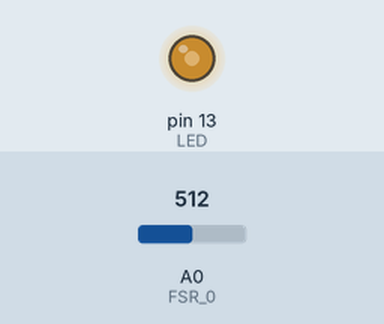
A sketch run on a simulated Arduino Uno, built with avr-gcc and run on an emulated ATmega328P. Parts: output pins drawn as LEDs (lit = HIGH). The inputs (shaded band) are chosen by the test bench; at power-on: A0 (FSR_0) = 512. What the sketch prints to the serial monitor is not drawn.

Above: at 0.82 s.
1.3 s: A0 (FSR_0) set to 11
4.3 s: A0 (FSR_0) set to 8
Timing chart, 0 to 13.3 s (numbered marks = the images above; inputs shaded):
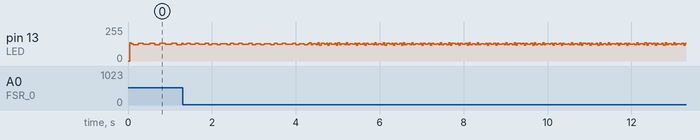

The sketch:

Sensor_test.ino
```cpp
#define LED 13
#define FSR_0 A0 //Conectar el sensor al Pin A0

int aux0 = 0;
boolean pinEstado = 0;

void setup() {
  // Configuración del puerto Serie para monitor
  Serial.begin(9600);
  Serial.print("Serial OK");
  // Configuración de los pines
  pinMode(FSR_0, INPUT);
  pinMode(LED, OUTPUT);
}

void loop() {
   aux0 = analogRead(FSR_0); // Leer del puerto AO
   Serial.println(aux0); // Mostrar el valor por el monitor
   toggle(LED); // Cambiar el estado del LED
}

// Función que cambia el estado de un pin. Se utiliza para la detección de
// errores y comprobación de la comunicación bidireccional con el
// dispositivo Bluetooth remoto.
void toggle(int pinNum) {
  // Establece el pin del LED usando la variable pinEstado:
  digitalWrite(pinNum, pinEstado);
  // si el pinEstado = 0, lo establece a 1, y viceversa:
  pinEstado = !pinEstado;
}
```

Measured:
- by itself, pin 13 (LED): moves between 119/255 and 137/255, repeating every 1.6 s
